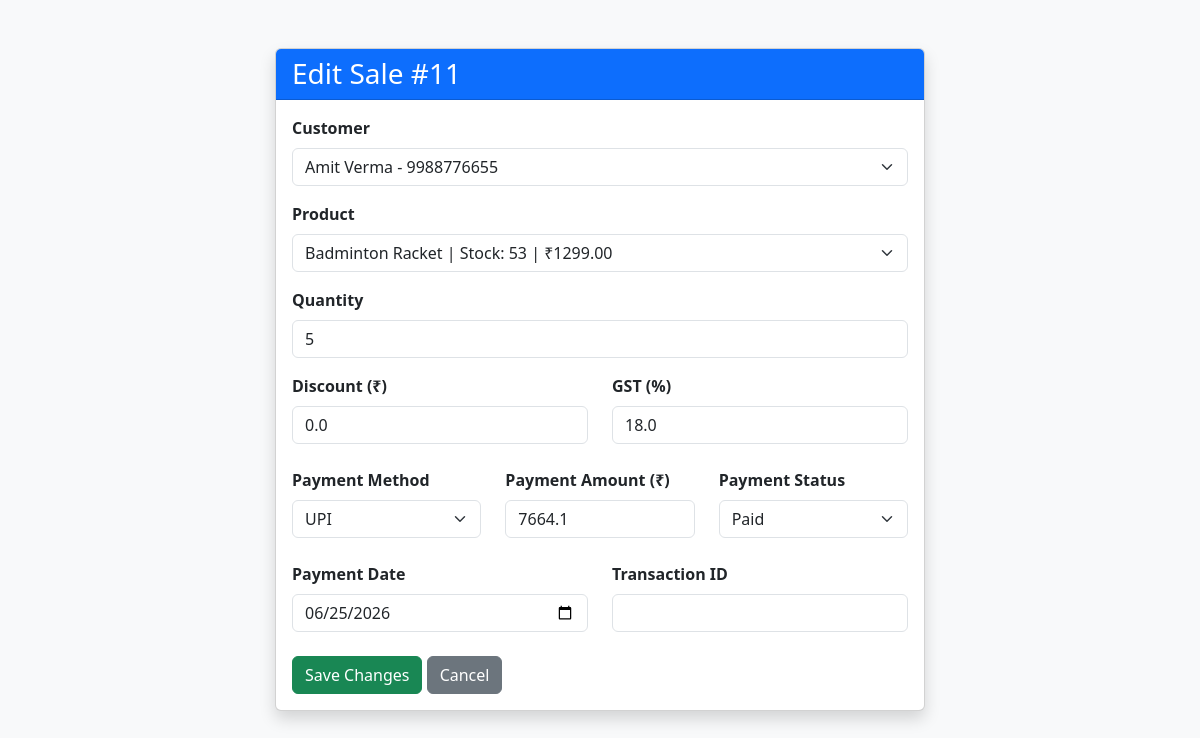
The app's page /edit-sale/11 with its own data.
### tables this page shows
CREATE TABLE sales (
            sale_id INTEGER PRIMARY KEY AUTOINCREMENT,
            product_id INTEGER NOT NULL,
            customer_id INTEGER,
            quantity INTEGER NOT NULL,
            price REAL NOT NULL,
            total REAL NOT NULL,
            sale_date TIMESTAMP DEFAULT CURRENT_TIMESTAMP, discount REAL NOT NULL DEFAULT 0, gst_rate REAL NOT NULL DEFAULT 18, gst REAL NOT NULL DEFAULT 0, grand_total REAL NOT NULL DEFAULT 0, payment_method TEXT NOT NULL DEFAULT 'Cash', payment_amount REAL NOT NULL DEFAULT 0, payment_status TEXT NOT NULL DEFAULT 'Paid', payment_date TIMESTAMP, transaction_id TEXT,

            FOREIGN KEY (product_id)
            REFERENCES products(product_id),

            FOREIGN KEY (customer_id)
            REFERENCES customers(customer_id)
        );

CREATE TABLE customers (
            customer_id INTEGER PRIMARY KEY AUTOINCREMENT,
            customer_name TEXT NOT NULL,
            phone TEXT
        );

CREATE TABLE products (
            product_id INTEGER PRIMARY KEY AUTOINCREMENT,
            product_name TEXT NOT NULL,
            category TEXT NOT NULL,
            quantity INTEGER NOT NULL,
            price REAL NOT NULL
        );

### app.py (the view, shortened to what this page needs)
@app.route("/edit-sale/<int:id>", methods=["GET", "POST"])
def edit_sale(id):
    conn = connect_db()
    cursor = conn.cursor()
    cursor.execute("SELECT * FROM sales WHERE sale_id = ?", (id,))
    sale = cursor.fetchone()
    if sale is None:
        conn.close()
        flash("Sale not found.", "danger")
        return redirect("/sales")
    cursor.execute("""
        SELECT * FROM products
        WHERE quantity > 0 OR product_id = ?
        ORDER BY product_name
    """, (sale["product_id"],))
    products = cursor.fetchall()
    cursor.execute("SELECT * FROM customers ORDER BY customer_name")
    customers = cursor.fetchall()
    conn.close()
    return render_template(
        "edit_sale.html",
        sale=sale,
        products=products,
        customers=customers
    )

### app.py (called while the page is built)
def connect_db():
    conn = sqlite3.connect("inventory.db")
    conn.row_factory = sqlite3.Row
    conn.execute("PRAGMA foreign_keys = ON")
    return conn

### templates/edit_sale.html (shortened to what this page needs)
<!DOCTYPE html>
<html lang="en">
<head>
    <link href="https://cdn.jsdelivr.net/npm/bootstrap@5.3.3/dist/css/bootstrap.min.css" rel="stylesheet">
</head>
<body class="bg-light">
    <div class="container mt-5">
        <div class="card shadow mx-auto" style="max-width: 650px;">
            <div class="card-header bg-primary text-white">
                <h3 class="mb-0">Edit Sale #{{ sale['sale_id'] }}</h3>
            </div>
            <div class="card-body">
                <form method="POST">
                    <label for="customer_id" class="form-label fw-bold">Customer</label>
                    <select id="customer_id" name="customer_id" class="form-select mb-3" required>
                        {% for customer in customers %}
                            <option value="{{ customer['customer_id'] }}" {% if customer['customer_id'] == sale['customer_id'] %}selected{% endif %}>
                                {{ customer['customer_name'] }}{% if customer['phone'] %} - {{ customer['phone'] }}{% endif %}
                            </option>
                        {% endfor %}
                    </select>
                    <label for="product_id" class="form-label fw-bold">Product</label>
                    <select id="product_id" name="product_id" class="form-select mb-3" required>
                        {% for product in products %}
                            <option value="{{ product['product_id'] }}" {% if product['product_id'] == sale['product_id'] %}selected{% endif %}>
                                {{ product['product_name'] }} | Stock: {{ product['quantity'] }} | ₹{{ "%.2f"|format(product['price']) }}
                            </option>
                        {% endfor %}
                    </select>
                    <label for="quantity" class="form-label fw-bold">Quantity</label>
                    <input id="quantity" type="number" name="quantity" class="form-control mb-3" min="1" value="{{ sale['quantity'] }}" required>
                    <div class="row mb-4">
                        <div class="col-md-6">
                            <label for="discount" class="form-label fw-bold">Discount (₹)</label>
                            <input id="discount" type="number" name="discount" class="form-control" min="0" step="0.01" value="{{ sale['discount'] }}" required>
                        </div>
                        <div class="col-md-6">
                            <label for="gst_rate" class="form-label fw-bold">GST (%)</label>
                            <input id="gst_rate" type="number" name="gst_rate" class="form-control" min="0" step="0.01" value="{{ sale['gst_rate'] }}" required>
                        </div>
                    </div>
                    <div class="row mb-4">
                        <div class="col-md-4">
                            <label for="payment_method" class="form-label fw-bold">Payment Method</label>
                            <select id="payment_method" name="payment_method" class="form-select" required>
                                {% for method in ['Cash', 'UPI', 'Credit Card', 'Debit Card', 'Net Banking'] %}
                                    <option {% if method == sale['payment_method'] %}selected{% endif %}>{{ method }}</option>
                                {% endfor %}
                            </select>
                        </div>
                        <div class="col-md-4">
                            <label for="payment_amount" class="form-label fw-bold">Payment Amount (₹)</label>
                            <input id="payment_amount" type="number" name="payment_amount" class="form-control" min="0" step="0.01" value="{{ sale['payment_amount'] }}" required>
                        </div>
                        <div class="col-md-4">
                            <label for="payment_status" class="form-label fw-bold">Payment Status</label>
                            <select id="payment_status" name="payment_status" class="form-select" required>
                                {% for status in ['Paid', 'Pending', 'Partially Paid'] %}
                                    <option {% if status == sale['payment_status'] %}selected{% endif %}>{{ status }}</option>
                                {% endfor %}
                            </select>
                        </div>
                    </div>
                    <div class="row mb-4">
                        <div class="col-md-6">
                            <label for="payment_date" class="form-label fw-bold">Payment Date</label>
                            <input id="payment_date" type="date" name="payment_date" class="form-control" value="{{ sale['payment_date'][:10] if sale['payment_date'] else '' }}">
                        </div>
                        <div class="col-md-6">
                            <label for="transaction_id" class="form-label fw-bold">Transaction ID</label>
                            <input id="transaction_id" type="text" name="transaction_id" class="form-control" maxlength="100" value="{{ sale['transaction_id'] or '' }}">
                        </div>
                    </div>
                    <button type="submit" class="btn btn-success">Save Changes</button>
                    <a href="/sales" class="btn btn-secondary">Cancel</a>
                </form>
            </div>
        </div>
    </div>
</body>
</html>

### records on screen
sales: sale_id "11", customer_id "Amit Verma - 9988776655", product_id "Badminton Racket | Stock: 53 | ₹1299.00", quantity "5", discount "0.0", gst_rate "18.0", payment_method "UPI", payment_amount "7664.1", payment_status "Paid", payment_date "06/25/2026"
